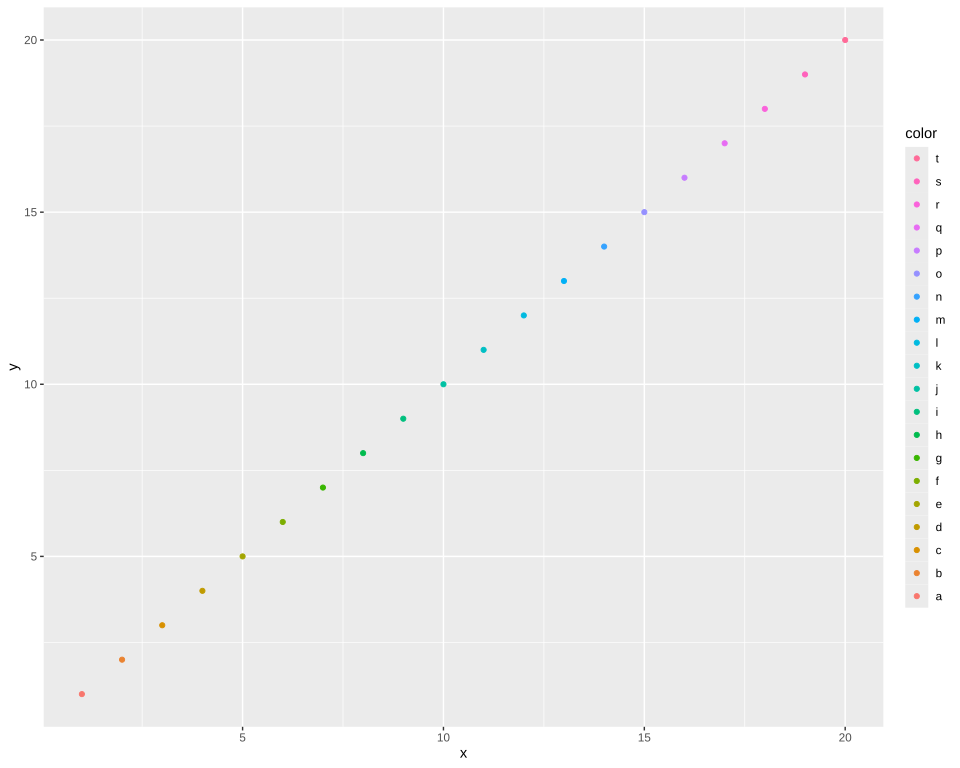

Recreate this plot in R.
# The plot test/golden/guide_legend_reverse.svg draws, drawn by ggplot2 itself, as ggplot2's own
# visual tests draw their snapshots: the independent check on that golden whenever it changes. The
# suite never runs this; it needs R, ggplot2 and vdiffr, saved as the Docker image
# giggly-r:ggplot2-4.0.3. From the repository's root:
#
#   docker run --rm -v "$PWD/test/golden":/golden:ro giggly-r:ggplot2-4.0.3 \
#     Rscript /golden/guide_legend_reverse.R > guide_legend_reverse.ggplot2.svg
#
# and compare the two drawings element by element, as test/golden/point.R describes.
#
# guide_legend()'s reference page's reversed legend: twenty points coloured by the letters a to t,
# the keys from t at the top down to a.
#
# First checked with ggplot2 4.0.3 and vdiffr 1.0.9.

library(ggplot2)

df <- data.frame(x = 1:20, y = 1:20, color = letters[1:20])
plot <- ggplot(df, aes(x, y)) +
  geom_point(aes(colour = color)) +
  guides(col = guide_legend(reverse = TRUE)) +
  theme_gray()

file <- tempfile(fileext = ".svg")
vdiffr::write_svg(plot, file)
cat(readLines(file), sep = "\n")
